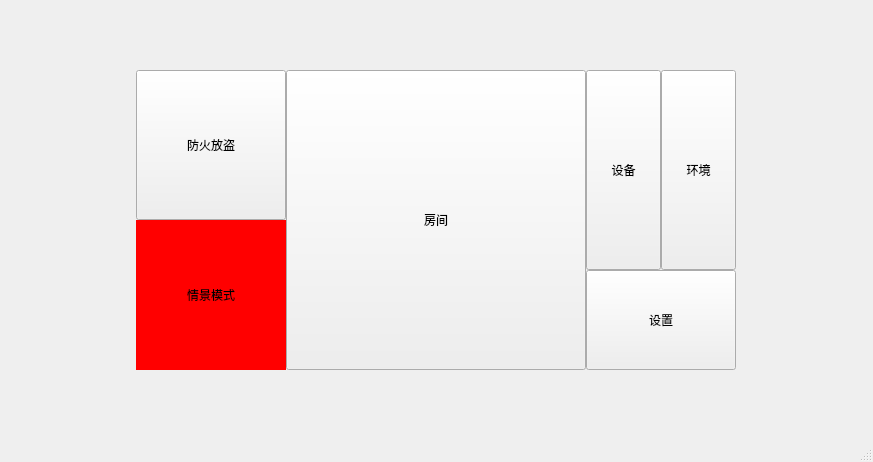
<?xml version="1.0" encoding="UTF-8"?>
<ui version="4.0">
 <class>mainwindow</class>
 <widget class="QMainWindow" name="mainwindow">
  <property name="geometry">
   <rect>
    <x>0</x>
    <y>0</y>
    <width>873</width>
    <height>462</height>
   </rect>
  </property>
  <property name="minimumSize">
   <size>
    <width>0</width>
    <height>0</height>
   </size>
  </property>
  <property name="maximumSize">
   <size>
    <width>1280</width>
    <height>800</height>
   </size>
  </property>
  <property name="windowTitle">
   <string>智能家居，让生活更美好</string>
  </property>
  <property name="styleSheet">
   <string notr="true">QPushButton#model {
    border: 0px solid #FFFFFF;
	background-color: red;
	color: black;
}</string>
  </property>
  <widget class="QWidget" name="centralwidget">
   <layout class="QGridLayout" name="gridLayout_2">
    <item row="0" column="0">
     <spacer name="verticalSpacer">
      <property name="orientation">
       <enum>Qt::Vertical</enum>
      </property>
      <property name="sizeHint" stdset="0">
       <size>
        <width>20</width>
        <height>48</height>
       </size>
      </property>
     </spacer>
    </item>
    <item row="1" column="0">
     <layout class="QHBoxLayout" name="horizontalLayout_2">
      <item>
       <spacer name="horizontalSpacer_3">
        <property name="orientation">
         <enum>Qt::Horizontal</enum>
        </property>
        <property name="sizeHint" stdset="0">
         <size>
          <width>300</width>
          <height>20</height>
         </size>
        </property>
       </spacer>
      </item>
      <item>
       <layout class="QGridLayout" name="gridLayout">
        <property name="spacing">
         <number>0</number>
        </property>
        <item row="0" column="2">
         <layout class="QVBoxLayout" name="verticalLayout_2">
          <property name="spacing">
           <number>0</number>
          </property>
          <item>
           <layout class="QHBoxLayout" name="horizontalLayout">
            <property name="spacing">
             <number>0</number>
            </property>
            <property name="leftMargin">
             <number>0</number>
            </property>
            <property name="rightMargin">
             <number>0</number>
            </property>
            <item>
             <widget class="QPushButton" name="devices">
              <property name="sizePolicy">
               <sizepolicy hsizetype="Preferred" vsizetype="Preferred">
                <horstretch>0</horstretch>
                <verstretch>0</verstretch>
               </sizepolicy>
              </property>
              <property name="minimumSize">
               <size>
                <width>75</width>
                <height>200</height>
               </size>
              </property>
              <property name="maximumSize">
               <size>
                <width>150</width>
                <height>200</height>
               </size>
              </property>
              <property name="text">
               <string>设备</string>
              </property>
              <property name="flat">
               <bool>false</bool>
              </property>
             </widget>
            </item>
            <item>
             <widget class="QPushButton" name="senorData">
              <property name="sizePolicy">
               <sizepolicy hsizetype="Preferred" vsizetype="Preferred">
                <horstretch>0</horstretch>
                <verstretch>0</verstretch>
               </sizepolicy>
              </property>
              <property name="minimumSize">
               <size>
                <width>75</width>
                <height>75</height>
               </size>
              </property>
              <property name="maximumSize">
               <size>
                <width>300</width>
                <height>200</height>
               </size>
              </property>
              <property name="text">
               <string>环境</string>
              </property>
              <property name="flat">
               <bool>false</bool>
              </property>
             </widget>
            </item>
           </layout>
          </item>
          <item>
           <widget class="QPushButton" name="setting">
            <property name="sizePolicy">
             <sizepolicy hsizetype="Preferred" vsizetype="Preferred">
              <horstretch>0</horstretch>
              <verstretch>0</verstretch>
             </sizepolicy>
            </property>
            <property name="minimumSize">
             <size>
              <width>150</width>
              <height>100</height>
             </size>
            </property>
            <property name="maximumSize">
             <size>
              <width>600</width>
              <height>200</height>
             </size>
            </property>
            <property name="text">
             <string>设置</string>
            </property>
            <property name="iconSize">
             <size>
              <width>50</width>
              <height>50</height>
             </size>
            </property>
           </widget>
          </item>
         </layout>
        </item>
        <item row="0" column="0">
         <layout class="QVBoxLayout" name="verticalLayout">
          <property name="spacing">
           <number>0</number>
          </property>
          <item>
           <widget class="QPushButton" name="security">
            <property name="sizePolicy">
             <sizepolicy hsizetype="Preferred" vsizetype="Preferred">
              <horstretch>30</horstretch>
              <verstretch>0</verstretch>
             </sizepolicy>
            </property>
            <property name="minimumSize">
             <size>
              <width>150</width>
              <height>150</height>
             </size>
            </property>
            <property name="maximumSize">
             <size>
              <width>600</width>
              <height>600</height>
             </size>
            </property>
            <property name="text">
             <string>防火放盗</string>
            </property>
           </widget>
          </item>
          <item>
           <widget class="QPushButton" name="model">
            <property name="sizePolicy">
             <sizepolicy hsizetype="Preferred" vsizetype="Preferred">
              <horstretch>30</horstretch>
              <verstretch>0</verstretch>
             </sizepolicy>
            </property>
            <property name="minimumSize">
             <size>
              <width>150</width>
              <height>150</height>
             </size>
            </property>
            <property name="text">
             <string>情景模式</string>
            </property>
           </widget>
          </item>
         </layout>
        </item>
        <item row="0" column="1">
         <widget class="QPushButton" name="house">
          <property name="sizePolicy">
           <sizepolicy hsizetype="Preferred" vsizetype="Preferred">
            <horstretch>0</horstretch>
            <verstretch>0</verstretch>
           </sizepolicy>
          </property>
          <property name="minimumSize">
           <size>
            <width>300</width>
            <height>300</height>
           </size>
          </property>
          <property name="maximumSize">
           <size>
            <width>300</width>
            <height>300</height>
           </size>
          </property>
          <property name="layoutDirection">
           <enum>Qt::LeftToRight</enum>
          </property>
          <property name="text">
           <string>房间</string>
          </property>
         </widget>
        </item>
       </layout>
      </item>
      <item>
       <spacer name="horizontalSpacer_4">
        <property name="orientation">
         <enum>Qt::Horizontal</enum>
        </property>
        <property name="sizeHint" stdset="0">
         <size>
          <width>300</width>
          <height>20</height>
         </size>
        </property>
       </spacer>
      </item>
     </layout>
    </item>
    <item row="2" column="0">
     <spacer name="verticalSpacer_2">
      <property name="orientation">
       <enum>Qt::Vertical</enum>
      </property>
      <property name="sizeHint" stdset="0">
       <size>
        <width>20</width>
        <height>48</height>
       </size>
      </property>
     </spacer>
    </item>
   </layout>
  </widget>
  <widget class="QStatusBar" name="statusbar"/>
 </widget>
 <resources/>
 <connections/>
</ui>
